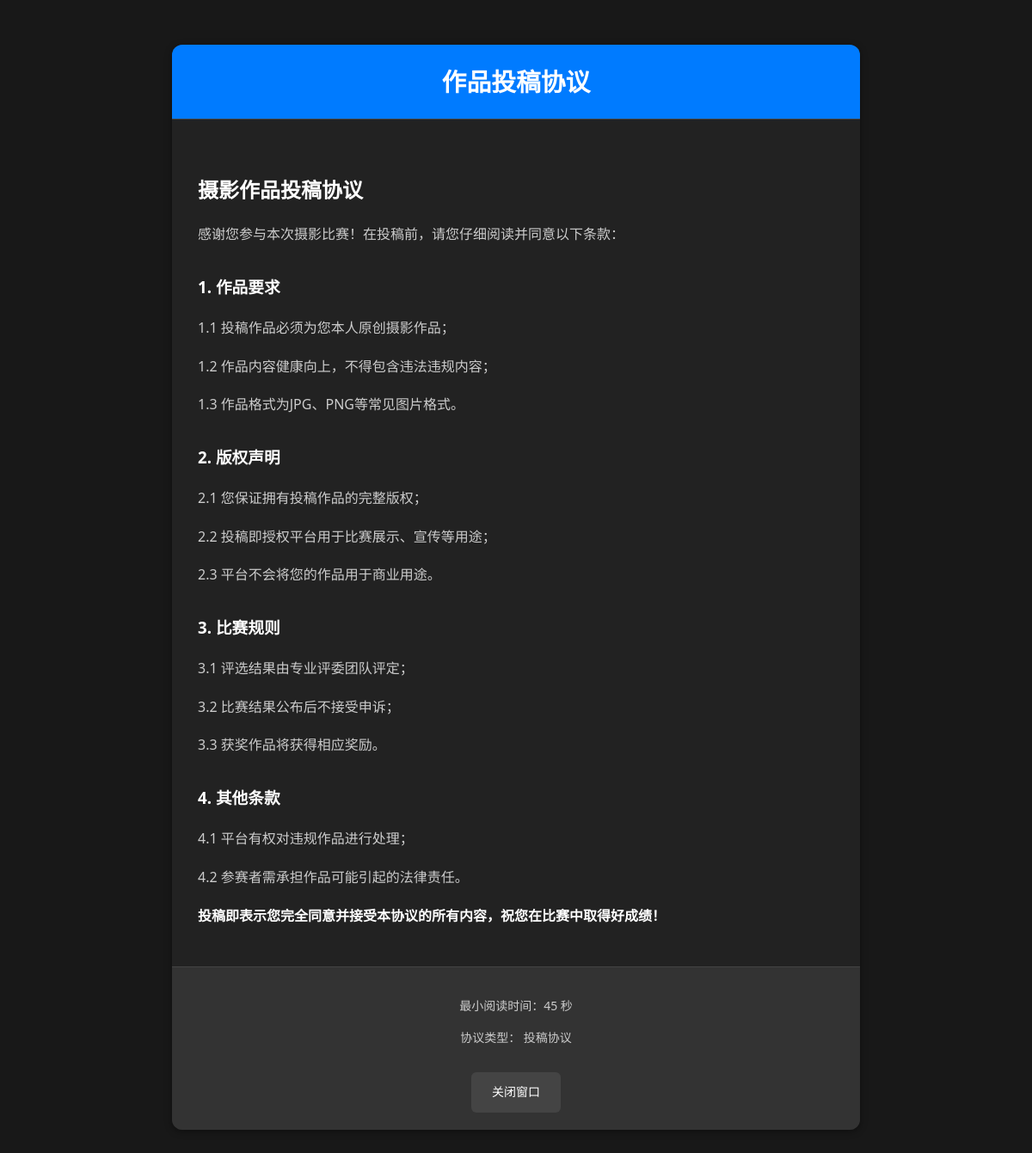
The app's page /view_agreement/2 with its own data.
### src/app.py (models this page shows)
class Agreement(db.Model):
    id = db.Column(db.Integer, primary_key=True)
    title = db.Column(db.String(100), nullable=False)  # 协议标题
    content = db.Column(db.Text, nullable=False)  # 协议内容（HTML格式）
    agreement_type = db.Column(db.String(20), nullable=False)  # 协议类型：register, upload
    min_read_time = db.Column(db.Integer, default=10)  # 最小阅读时间（秒）
    is_active = db.Column(db.Boolean, default=True)  # 是否启用
    created_at = db.Column(db.DateTime, default=db.func.current_timestamp())
    updated_at = db.Column(db.DateTime, default=db.func.current_timestamp(), onupdate=db.func.current_timestamp())

### src/app.py (the view)
@app.route('/view_agreement/<int:agreement_id>')
def view_agreement(agreement_id):
    agreement = Agreement.query.get_or_404(agreement_id)
    if not agreement.is_active:
        return jsonify({'error': '协议不可用'}), 404
    return render_template('view_agreement.html', agreement=agreement)

### templates/view_agreement.html (shortened to what this page needs)
<!DOCTYPE html>
<html lang="zh-cn">
<head>
</head>
<body>
    <div class="agreement-container">
        <div class="agreement-header">
            <h1>{{ agreement.title }}</h1>
        </div>
        <div class="agreement-content">
            {{ agreement.content | safe }}
        </div>
        <div class="agreement-footer">
            <p>最小阅读时间：{{ agreement.min_read_time }} 秒</p>
            <p>协议类型：
                {% if agreement.agreement_type == 'register' %}
                    用户注册协议
                {% elif agreement.agreement_type == 'upload' %}
                    投稿协议
                {% else %}
                    {{ agreement.agreement_type }}
                {% endif %}
            </p>
            <a href="javascript:window.close()" class="back-btn">关闭窗口</a>
        </div>
    </div>
</body>
</html>

### templates/view_agreement.html (style rules this page uses)
body { background: #181818; color: #fff; font-family: 'Segoe UI', Arial, sans-serif; margin: 0; padding: 20px; line-height: 1.6; }
.agreement-container { max-width: 800px; margin: 32px auto; padding: 0; background: #222; border-radius: 12px; box-shadow: 0 2px 8px #0006; overflow: hidden; }
.agreement-header { background: #007bff; color: white; padding: 20px; text-align: center; border-bottom: 1px solid #444; }
.agreement-header h1 { margin: 0; font-size: clamp(1.5rem, 4vw, 1.8rem); font-weight: bold; }
.agreement-content { padding: 30px; line-height: 1.8; color: #fff; }
.agreement-content h2, .agreement-content h3, .agreement-content h4 { color: #fff; margin-top: 30px; margin-bottom: 15px; }
.agreement-content p { margin-bottom: 15px; color: #ccc; }
.agreement-content strong { font-weight: bold; color: #fff; }
.agreement-footer { padding: 20px; background: #333; text-align: center; border-top: 1px solid #444; color: #ccc; font-size: 14px; }
.back-btn { display: inline-block; padding: 12px 24px; background: #444; color: #fff; text-decoration: none; border-radius: 6px; margin-top: 15px; transition: background 0.2s; font-size: 14px; }

### records on screen
Agreement: title "作品投稿协议", content "摄影作品投稿协议 感谢您参与本次摄影比赛！在投稿前，请您仔细阅读并同意以下条款： 1. 作品要求 1.1 投稿作品必须为您本人原创摄影作品； 1.2 作品内容健康向上，不得包含违法违规内容； 1.3 作品格式为JPG、PNG等常见图片格式。 2. 版权声明 2.1 您保证拥有投稿作品的完整版权； 2.2 投稿即授权平台用于比赛展示、宣传等用途； 2.3 平台不会将您的作品用于商业用途。 3. 比赛规则 3.1 评选结果由专业评委团队评定； 3.2 比赛结果公布后不接受申诉； 3.3 获奖作品将获得相应奖励。 4. 其他条款 4.1 平台有权对违规作品进行处理； 4.2 参赛者需承担作品可能引起的法律责任。 投稿即表示您完全同意并接受本协议的所有内容，祝您在比赛中取得好成绩！", min_read_time "45"
